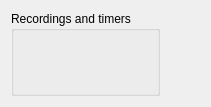
<?xml version="1.0" encoding="UTF-8"?>
<ui version="4.0">
 <class>Recorder</class>
 <widget class="QWidget" name="Recorder">
  <property name="geometry">
   <rect>
    <x>0</x>
    <y>0</y>
    <width>211</width>
    <height>107</height>
   </rect>
  </property>
  <property name="windowTitle">
   <string>Recorder</string>
  </property>
  <property name="windowIcon">
   <iconset theme="media-record"/>
  </property>
  <layout class="QHBoxLayout" name="horizontalLayout">
   <item>
    <widget class="QGroupBox" name="groupRecorgings">
     <property name="title">
      <string>Recordings and timers</string>
     </property>
     <layout class="QVBoxLayout" name="verticalLayout">
      <item>
       <widget class="TimersDisplayWidget" name="listRecordings" native="true"/>
      </item>
     </layout>
    </widget>
   </item>
   <item>
    <widget class="RecorderInfoWidget" name="recorderInfo" native="true">
     <property name="maximumSize">
      <size>
       <width>250</width>
       <height>16777215</height>
      </size>
     </property>
    </widget>
   </item>
  </layout>
 </widget>
 <customwidgets>
  <customwidget>
   <class>RecorderInfoWidget</class>
   <extends>QWidget</extends>
   <header>recorder/RecorderInfoWidget.h</header>
   <container>1</container>
  </customwidget>
  <customwidget>
   <class>TimersDisplayWidget</class>
   <extends>QWidget</extends>
   <header>timers/TimersDisplayWidget.h</header>
   <container>1</container>
  </customwidget>
 </customwidgets>
 <resources/>
 <connections/>
</ui>
